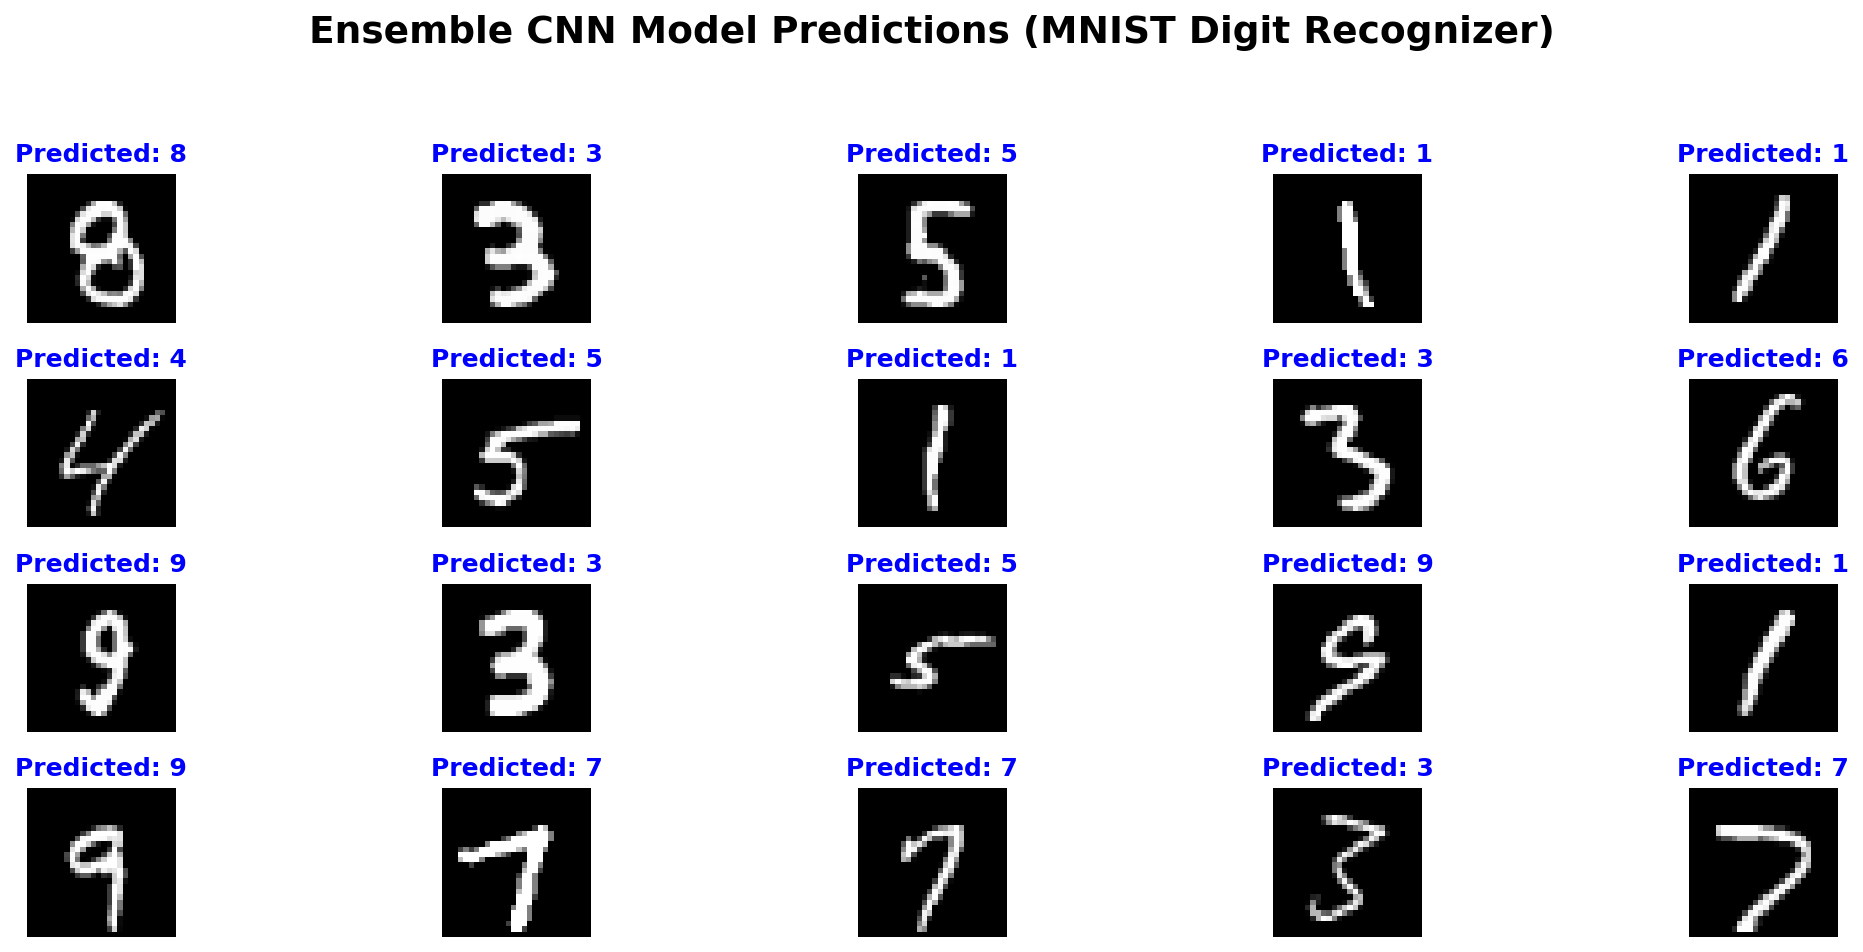

This chart was generated by the following Python code:
import pandas as pd
import numpy as np
import matplotlib.pyplot as plt
import os

def create_showcase(test_csv='test.csv', sub_csv='submission.csv', output_img='showcase.png'):
    """
    Creates a visual grid of test images and the model's predicted labels.
    Perfect for GitHub READMEs and presentations.
    """
    if not os.path.exists(test_csv) or not os.path.exists(sub_csv):
        print(f"Error: {test_csv} or {sub_csv} not found.")
        return

    print("Loading data for showcase...")
    test_df = pd.read_csv(test_csv)
    sub_df = pd.read_csv(sub_csv)

    # Pick 20 random samples to showcase
    indices = np.random.choice(len(test_df), 20, replace=False)
    
    plt.figure(figsize=(15, 6))
    plt.suptitle("Ensemble CNN Model Predictions (MNIST Digit Recognizer)", fontsize=18, fontweight='bold', y=1.05)
    
    for i, idx in enumerate(indices):
        plt.subplot(4, 5, i + 1)
        
        # Reshape the 784 pixels back to 28x28
        img = test_df.iloc[idx].values.reshape(28, 28)
        label = sub_df.iloc[idx]['Label']
        
        plt.imshow(img, cmap='gray')
        plt.title(f"Predicted: {label}", fontsize=12, color='blue', fontweight='bold')
        plt.axis('off')

    plt.tight_layout()
    plt.savefig(output_img, dpi=150, bbox_inches='tight')
    print(f"Showcase image saved to {output_img}")
    plt.show()

if __name__ == "__main__":
    create_showcase()
